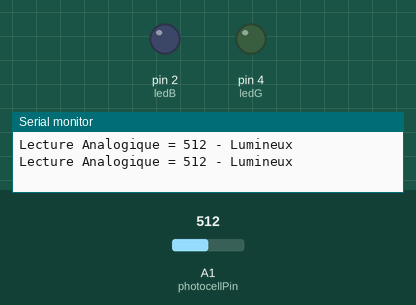
Simulated run of this sketch. Board: Arduino Uno, built with avr-gcc and run on an emulated ATmega328P. Shown: output pins drawn as LEDs (lit = HIGH), the last lines printed to the serial monitor. Inputs (shaded band) come from the test bench; at power-on: A1 (photocellPin) = 512.

Above: at 1.8 s.
1.9 s: A1 (photocellPin) set to 218
4.5 s: A1 (photocellPin) set to 190
At 5.4 s:
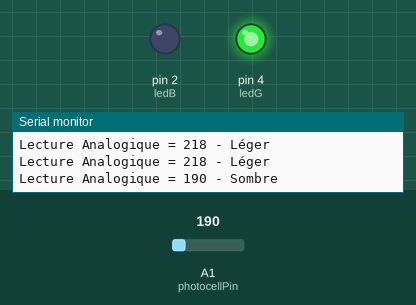
6.5 s: A1 (photocellPin) set to 11
8.2 s: A1 (photocellPin) set to 8
At 9.7 s:
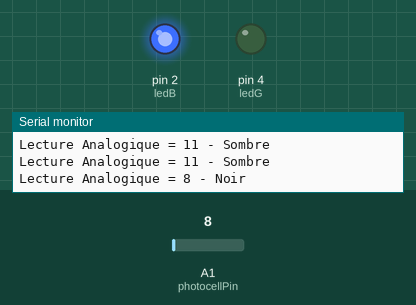
10.5 s: A1 (photocellPin) set to 122
At 11.3 s:
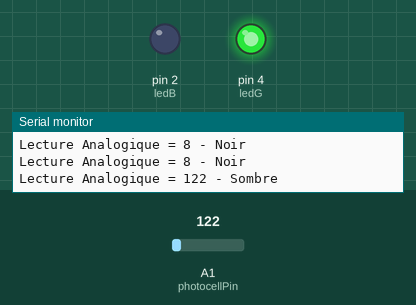
12.5 s: A1 (photocellPin) set to 210
At 14.0 s:
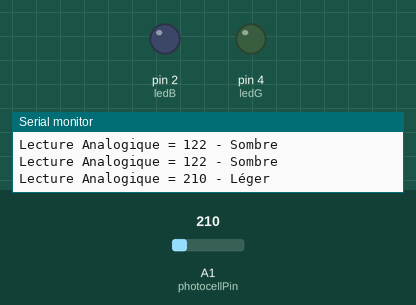
Timing chart, 0 to 15.5 s (numbered marks = the images above; inputs shaded):
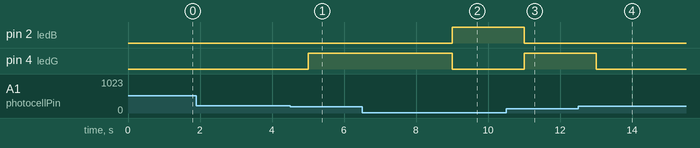

The sketch:

photosensor_ino.ino
```cpp
int photocellPin = 1;     // La photo-résistance et la résistance 10K connectées sur la pin/broche analogique A0
int photocellReading;     // Contient la lecture analogique sur le pont diviseur Photo-résistance + R 10 KOhms
int ledB = 2;
int ledG = 4;
int ledR = 6;

void setup(void) {
  // Démarrons la connexion série pour envoyer des message de debugging.
  Serial.begin(9600);
  pinMode(ledB, OUTPUT);
  pinMode(ledG, OUTPUT);
}

void loop(void) {
  digitalWrite(ledR, LOW);
  digitalWrite(ledG, LOW);
  digitalWrite(ledB, LOW);
  photocellReading = analogRead(photocellPin);

  Serial.print("Lecture Analogique = ");
  Serial.print(photocellReading);     // La valeur analogique brute

  // Utilisons quelques seuils, détermination qualitative
  if (photocellReading < 10) {
    Serial.println(" - Noir");   // Dark en anglais
    digitalWrite(ledB, HIGH);
  } else if (photocellReading < 200) {
    Serial.println(" - Sombre"); // Dim en anglais (aussi traduit par Obscur)
    digitalWrite(ledG, HIGH);
  } else if (photocellReading < 500) {
    Serial.println(" - Léger");  // Light en anglais
    digitalWrite(ledR, HIGH);
  } else if (photocellReading < 800) {
    Serial.println(" - Lumineux"); // Bright en anglais
  } else {
    Serial.println(" - Très lumineux");  // Very bright en anglais
  }
  delay(1000);
}
```

Measured:
- the behaviour switches between 200 and 199 on A1 (photocellPin) (found by bisection; images 0 and 1)
- the behaviour switches between 10 and 9 on A1 (photocellPin) (found by bisection; images 1 and 2)
- after the input at 4.5 s, pin 4 (ledG): LOW → HIGH after 0.50 s
- after the input at 8.2 s, pin 2 (ledB): LOW → HIGH after 0.81 s; pin 4 (ledG): HIGH → LOW after 0.81 s
- after the input at 10.5 s, pin 2 (ledB): HIGH → LOW after 0.51 s; pin 4 (ledG): LOW → HIGH after 0.51 s
- after the input at 12.5 s, pin 4 (ledG): HIGH → LOW after 0.51 s
